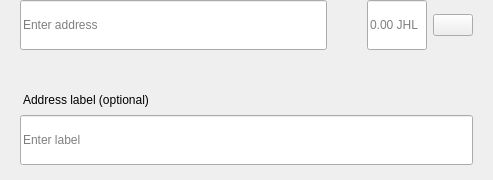
<?xml version="1.0" encoding="UTF-8"?>
<ui version="4.0">
 <class>SendMultiRow</class>
 <widget class="QWidget" name="SendMultiRow">
  <property name="geometry">
   <rect>
    <x>0</x>
    <y>0</y>
    <width>493</width>
    <height>180</height>
   </rect>
  </property>
  <property name="minimumSize">
   <size>
    <width>0</width>
    <height>0</height>
   </size>
  </property>
  <property name="maximumSize">
   <size>
    <width>16777215</width>
    <height>16777215</height>
   </size>
  </property>
  <property name="windowTitle">
   <string>Form</string>
  </property>
  <layout class="QVBoxLayout" name="verticalLayout_3">
   <property name="spacing">
    <number>0</number>
   </property>
   <property name="leftMargin">
    <number>0</number>
   </property>
   <property name="topMargin">
    <number>0</number>
   </property>
   <property name="rightMargin">
    <number>20</number>
   </property>
   <property name="bottomMargin">
    <number>5</number>
   </property>
   <item alignment="Qt::AlignTop">
    <widget class="QWidget" name="widget" native="true">
     <property name="sizePolicy">
      <sizepolicy hsizetype="Expanding" vsizetype="Maximum">
       <horstretch>0</horstretch>
       <verstretch>0</verstretch>
      </sizepolicy>
     </property>
     <property name="minimumSize">
      <size>
       <width>0</width>
       <height>60</height>
      </size>
     </property>
     <property name="maximumSize">
      <size>
       <width>16777215</width>
       <height>85</height>
      </size>
     </property>
     <layout class="QHBoxLayout" name="horizontalLayout" stretch="6,0,2">
      <property name="spacing">
       <number>0</number>
      </property>
      <property name="leftMargin">
       <number>8</number>
      </property>
      <property name="topMargin">
       <number>0</number>
      </property>
      <property name="rightMargin">
       <number>0</number>
      </property>
      <property name="bottomMargin">
       <number>0</number>
      </property>
      <item alignment="Qt::AlignTop">
       <widget class="QStackedWidget" name="stackedAddress">
        <property name="minimumSize">
         <size>
          <width>0</width>
          <height>50</height>
         </size>
        </property>
        <property name="maximumSize">
         <size>
          <width>16777215</width>
          <height>50</height>
         </size>
        </property>
        <widget class="QWidget" name="page_4">
         <property name="sizePolicy">
          <sizepolicy hsizetype="Expanding" vsizetype="Preferred">
           <horstretch>0</horstretch>
           <verstretch>0</verstretch>
          </sizepolicy>
         </property>
         <property name="minimumSize">
          <size>
           <width>0</width>
           <height>50</height>
          </size>
         </property>
         <property name="maximumSize">
          <size>
           <width>16777215</width>
           <height>55</height>
          </size>
         </property>
         <layout class="QVBoxLayout" name="verticalLayout_7">
          <property name="spacing">
           <number>0</number>
          </property>
          <property name="leftMargin">
           <number>12</number>
          </property>
          <property name="topMargin">
           <number>0</number>
          </property>
          <property name="rightMargin">
           <number>0</number>
          </property>
          <property name="bottomMargin">
           <number>0</number>
          </property>
          <item>
           <widget class="QLineEdit" name="lineEditAddress">
            <property name="minimumSize">
             <size>
              <width>0</width>
              <height>50</height>
             </size>
            </property>
            <property name="maximumSize">
             <size>
              <width>16777215</width>
              <height>50</height>
             </size>
            </property>
            <property name="placeholderText">
             <string>Enter address</string>
            </property>
           </widget>
          </item>
         </layout>
        </widget>
        <widget class="QWidget" name="page_3"/>
       </widget>
      </item>
      <item>
       <spacer name="horizontalSpacer_3">
        <property name="orientation">
         <enum>Qt::Horizontal</enum>
        </property>
        <property name="sizeType">
         <enum>QSizePolicy::Fixed</enum>
        </property>
        <property name="sizeHint" stdset="0">
         <size>
          <width>40</width>
          <height>20</height>
         </size>
        </property>
       </spacer>
      </item>
      <item>
       <layout class="QHBoxLayout" name="horizontalLayout_2">
        <property name="spacing">
         <number>6</number>
        </property>
        <item alignment="Qt::AlignTop">
         <widget class="QLineEdit" name="lineEditAmount">
          <property name="sizePolicy">
           <sizepolicy hsizetype="Expanding" vsizetype="Preferred">
            <horstretch>0</horstretch>
            <verstretch>0</verstretch>
           </sizepolicy>
          </property>
          <property name="minimumSize">
           <size>
            <width>0</width>
            <height>50</height>
           </size>
          </property>
          <property name="maximumSize">
           <size>
            <width>16777215</width>
            <height>50</height>
           </size>
          </property>
          <property name="maxLength">
           <number>17</number>
          </property>
          <property name="alignment">
           <set>Qt::AlignLeading|Qt::AlignLeft|Qt::AlignVCenter</set>
          </property>
          <property name="placeholderText">
           <string notr="true">0.00 JHL</string>
          </property>
         </widget>
        </item>
        <item>
         <layout class="QVBoxLayout" name="verticalLayout">
          <property name="topMargin">
           <number>14</number>
          </property>
          <property name="bottomMargin">
           <number>0</number>
          </property>
          <item alignment="Qt::AlignTop">
           <widget class="QPushButton" name="btnMenu">
            <property name="minimumSize">
             <size>
              <width>0</width>
              <height>0</height>
             </size>
            </property>
            <property name="maximumSize">
             <size>
              <width>16777215</width>
              <height>16777215</height>
             </size>
            </property>
            <property name="focusPolicy">
             <enum>Qt::NoFocus</enum>
            </property>
            <property name="text">
             <string/>
            </property>
           </widget>
          </item>
         </layout>
        </item>
       </layout>
      </item>
     </layout>
    </widget>
   </item>
   <item>
    <widget class="QWidget" name="layoutLabel" native="true">
     <property name="minimumSize">
      <size>
       <width>0</width>
       <height>0</height>
      </size>
     </property>
     <property name="maximumSize">
      <size>
       <width>16777215</width>
       <height>16777215</height>
      </size>
     </property>
     <layout class="QVBoxLayout" name="verticalLayout_9">
      <property name="spacing">
       <number>6</number>
      </property>
      <property name="leftMargin">
       <number>20</number>
      </property>
      <property name="topMargin">
       <number>0</number>
      </property>
      <property name="rightMargin">
       <number>0</number>
      </property>
      <property name="bottomMargin">
       <number>10</number>
      </property>
      <item>
       <spacer name="verticalSpacer">
        <property name="orientation">
         <enum>Qt::Vertical</enum>
        </property>
        <property name="sizeType">
         <enum>QSizePolicy::Fixed</enum>
        </property>
        <property name="sizeHint" stdset="0">
         <size>
          <width>20</width>
          <height>20</height>
         </size>
        </property>
       </spacer>
      </item>
      <item>
       <widget class="QLabel" name="labelSubtitleDescription">
        <property name="styleSheet">
         <string notr="true">margin-bottom:2px;
margin-left:0.05px;
padding:0px;</string>
        </property>
        <property name="text">
         <string>Address label (optional)</string>
        </property>
       </widget>
      </item>
      <item>
       <widget class="QLineEdit" name="lineEditDescription">
        <property name="minimumSize">
         <size>
          <width>0</width>
          <height>50</height>
         </size>
        </property>
        <property name="maximumSize">
         <size>
          <width>16777215</width>
          <height>50</height>
         </size>
        </property>
        <property name="placeholderText">
         <string>Enter label</string>
        </property>
       </widget>
      </item>
     </layout>
    </widget>
   </item>
  </layout>
 </widget>
 <resources/>
 <connections/>
</ui>
